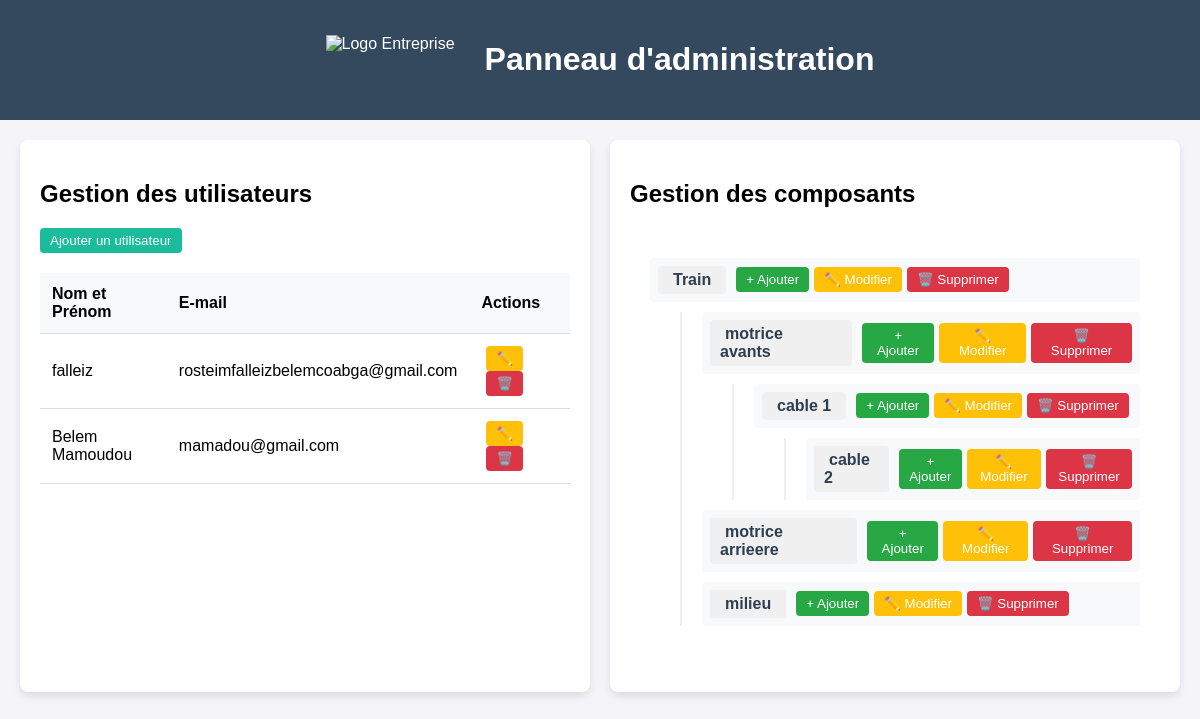
Page /manage/home/ (signed in) on the earlier database version.
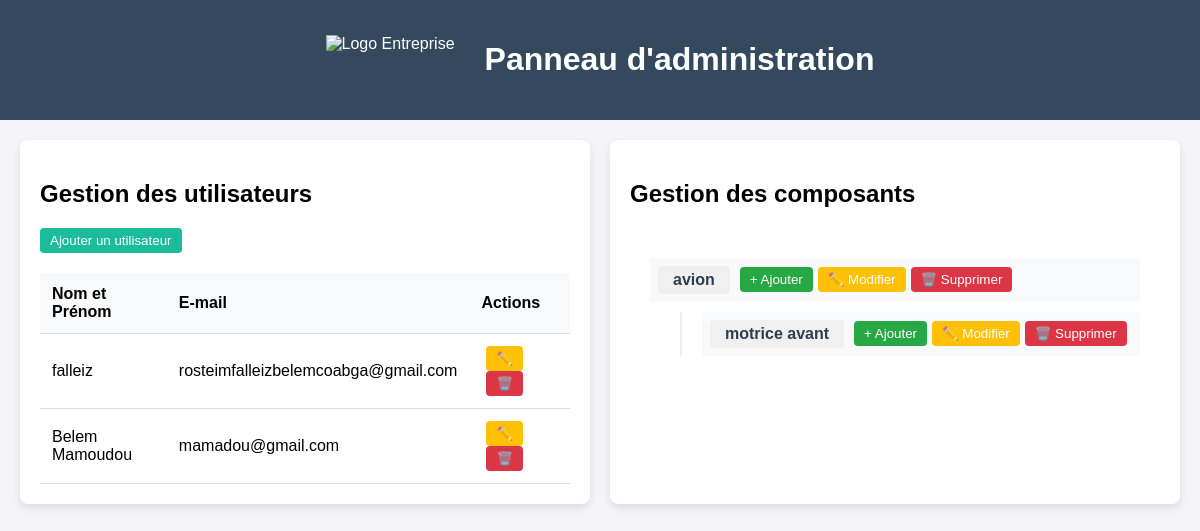
Same page on the later database version.
### technician_page/models.py (models this page shows)
class technician_user(models.Model):
    nom_prenom=models.CharField(max_length=20)
    email=models.EmailField(max_length=254)
    password=models.CharField(max_length=30)

### admin_page/models.py (models this page shows, shortened)
class Component(models.Model):
    name = models.CharField(max_length=100)  # Nom plus long pour plus de flexibilité
    parent = models.ForeignKey(
        "self",
        on_delete=models.CASCADE,
        null=True,
        blank=True,
        related_name="enfants"
    )

### admin_page/views.py (the view)
# urls.py: path('home/', views.home_view, name='admin_home'),
@login_required
def home_view(request):
    root_components = Component.objects.filter(parent=None)
    users = technician_user.objects.all()
    return render(request, "admin_page/home.html", {
        "components": root_components,
        "users": users
    })

### admin_page/templates/admin_page/home.html (shortened to what this page needs)
{% load static %}
<!DOCTYPE html>
<html lang="fr">
<head>
    <link rel="stylesheet" href="{% static 'admin_page/admin_style.css' %}">
</head>
<body>
    <header class="admin-header">
        <div class="header-content">
            <img src="https://th.bing.com/th/id/OIP.Yvs2bEaFEUJCSJPXc10GLgAAAA?rs=1&pid=ImgDetMain" alt="Logo Entreprise" class="logo">
            <h1>Panneau d'administration</h1>
        </div>
    </header>
    <main class="admin-container">
<section class="user-management">
    <h2>Gestion des utilisateurs</h2>
    <button id="add-user-btn">Ajouter un utilisateur</button>
    <table class="user-table">
        <thead>
            <tr>
                <th>Nom et Prénom</th>
                <th>E-mail</th>
                <th>Actions</th>
            </tr>
        </thead>
        <tbody id="user-list">
            {% for user in users %}
            <tr data-user-id="{{ user.id }}">
                <td class="user-name">{{ user.nom_prenom }}</td>
                <td class="user-email">{{ user.email }}</td>
                <td>
                    <button class="edit-user-btn">✏️</button>
                    <button class="delete-user-btn">🗑️</button>
                </td>
            </tr>
            {% endfor %}
        </tbody>
    </table>
</section>
        <section class="component-management">
            <h2>Gestion des composants</h2>
            <div id="tree-container">
                <ul id="component-tree">
                    {% include "admin_page/tree_component.html" %}
                </ul>
            </div>
        </section>
        </main>
</body>
</html>

### admin_page/templates/admin_page/tree_component.html (shortened to what this page needs)
{% load static %}
{% for component in components %}
    <li data-component-id="{{ component.id }}" class="component-item">
        <div class="component-content">
            <a href="{% url 'component_details' component_id=component.id %}" class="component-name-link">
                <span class="component-name">{{ component.name }}</span>
            </a>
            <div class="component-buttons">
                <button class="add-child-btn">+ Ajouter</button>
                <button class="edit-btn">✏️ Modifier</button>
                <button class="delete-btn">🗑️ Supprimer</button>
            </div>
        </div>
        {% if component.enfants.all %}
            <ul class="child-components">
                {% include "admin_page/tree_component.html" with components=component.enfants.all %}
            </ul>
        {% endif %}
    </li>
{% endfor %}

### admin_page/static/admin_page/admin_style.css (style rules this page uses)
body { font-family: Arial, sans-serif; margin: 0; padding: 0; background-color: #f4f4f9; }
.admin-header { background-color: #34495e; color: white; text-align: center; padding: 20px; }
.header-content { display: flex; align-items: center; justify-content: center; gap: 20px; }
.logo { height: 50px; margin-right: 10px; }
.admin-container { display: flex; flex-wrap: wrap; padding: 20px; gap: 20px; }
section { flex: 1; background-color: white; padding: 20px; border-radius: 8px; box-shadow: 0 4px 8px rgba(0, 0, 0, 0.1); }
.user-table { width: 100%; border-collapse: collapse; margin-top: 20px; }
.user-table th, .user-table td { padding: 12px; text-align: left; border-bottom: 1px solid #ddd; }
.user-table th { background-color: #f8f9fa; font-weight: bold; }
.edit-user-btn, .delete-user-btn { padding: 5px 10px; margin: 0 5px; border: none; border-radius: 4px; cursor: pointer; }
.edit-user-btn { background-color: #ffc107; }
.delete-user-btn { background-color: #dc3545; color: white; }
button { padding: 10px 15px; background-color: #1abc9c; color: white; border: none; border-radius: 4px; cursor: pointer; }
#component-tree { padding: 20px; }
.component-item { list-style: none; margin: 10px 0; }
.component-content { display: flex; align-items: center; gap: 10px; padding: 8px; background-color: #f8f9fa; border-radius: 4px; }
.component-name-link { text-decoration: none; color: inherit; padding: 5px 10px; background-color: #f0f0f0; border-radius: 4px; transition: background-color 0.2s; }
.component-name { font-weight: bold; color: #2c3e50; }
.component-buttons { display: flex; gap: 5px; }
.child-components { margin-left: 30px; border-left: 2px solid #eee; padding-left: 20px; }
button { padding: 5px 10px; border: none; border-radius: 4px; cursor: pointer; }
.add-child-btn { background-color: #28a745; color: white; }
.edit-btn { background-color: #ffc107; }
.delete-btn { background-color: #dc3545; color: white; }
#component-tree { padding-left: 20px; }
#component-tree ul { padding-left: 20px; }
#component-tree li { list-style: none; margin: 10px 0; }
.component-name { cursor: pointer; padding: 5px; }

Differences in the rows shown:
removed Component: name "Train", shown under "Gestion des composants"
removed Component: name "motrice avants", shown under "Train"
removed Component: name "cable 1", shown under "motrice avants"
removed Component: name "cable 2", shown under "cable 1"
removed Component: name "motrice arrieere", shown under "Train"
removed Component: name "milieu", shown under "Train"
added Component: name "avion", shown under "Gestion des composants"
added Component: name "motrice avant", shown under "avion"
